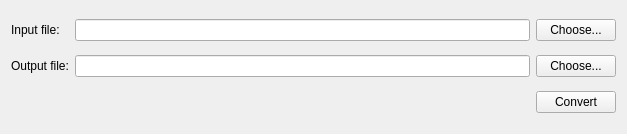
<?xml version="1.0" encoding="UTF-8"?>
<ui version="4.0">
 <class>MainWidget</class>
 <widget class="QWidget" name="MainWidget">
  <property name="geometry">
   <rect>
    <x>0</x>
    <y>0</y>
    <width>627</width>
    <height>134</height>
   </rect>
  </property>
  <property name="windowTitle">
   <string>MainWidget</string>
  </property>
  <layout class="QGridLayout" name="gridLayout">
   <item row="1" column="0">
    <widget class="QLabel" name="label_2">
     <property name="text">
      <string>Output file:</string>
     </property>
    </widget>
   </item>
   <item row="1" column="1">
    <widget class="QLineEdit" name="outputFileLineEdit"/>
   </item>
   <item row="1" column="2">
    <widget class="QPushButton" name="outputFilePushButton">
     <property name="text">
      <string>Choose...</string>
     </property>
    </widget>
   </item>
   <item row="0" column="0">
    <widget class="QLabel" name="label">
     <property name="text">
      <string>Input file:</string>
     </property>
    </widget>
   </item>
   <item row="0" column="1">
    <widget class="QLineEdit" name="inputFileLineEdit"/>
   </item>
   <item row="0" column="2">
    <widget class="QPushButton" name="inputFilePushButton">
     <property name="text">
      <string>Choose...</string>
     </property>
    </widget>
   </item>
   <item row="2" column="2">
    <widget class="QPushButton" name="convertPushButton">
     <property name="text">
      <string>Convert</string>
     </property>
    </widget>
   </item>
  </layout>
 </widget>
 <layoutdefault spacing="6" margin="11"/>
 <resources/>
 <connections/>
</ui>
